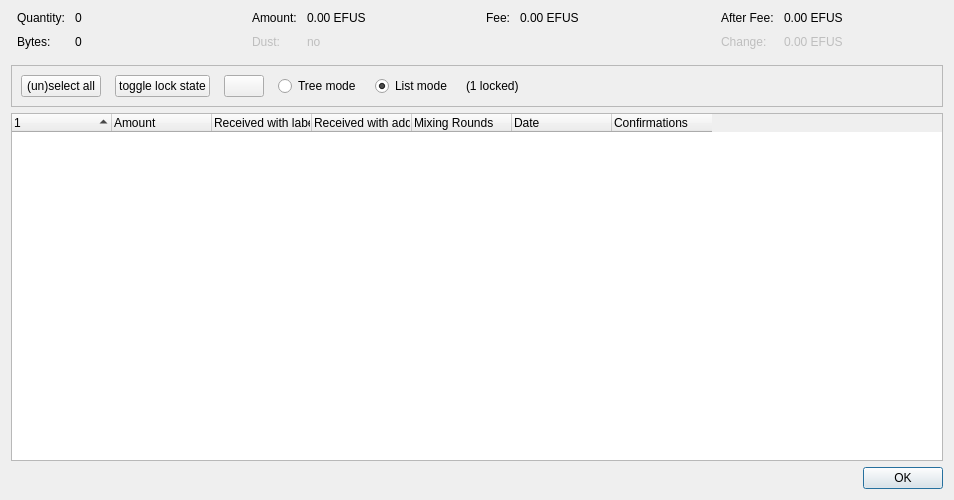
<?xml version="1.0" encoding="UTF-8"?>
<ui version="4.0">
 <class>CoinControlDialog</class>
 <widget class="QDialog" name="CoinControlDialog">
  <property name="geometry">
   <rect>
    <x>0</x>
    <y>0</y>
    <width>954</width>
    <height>500</height>
   </rect>
  </property>
  <property name="windowTitle">
   <string>Coin Selection</string>
  </property>
  <layout class="QVBoxLayout" name="verticalLayout">
   <item>
    <layout class="QHBoxLayout" name="horizontalLayoutTop" stretch="0,0,0,0">
     <property name="topMargin">
      <number>0</number>
     </property>
     <property name="bottomMargin">
      <number>10</number>
     </property>
     <item>
      <layout class="QFormLayout" name="formLayoutCoinControl1">
       <property name="horizontalSpacing">
        <number>10</number>
       </property>
       <property name="verticalSpacing">
        <number>10</number>
       </property>
       <property name="leftMargin">
        <number>6</number>
       </property>
       <property name="rightMargin">
        <number>6</number>
       </property>
       <item row="0" column="0">
        <widget class="QLabel" name="labelCoinControlQuantityText">
         <property name="text">
          <string>Quantity:</string>
         </property>
        </widget>
       </item>
       <item row="0" column="1">
        <widget class="QLabel" name="labelCoinControlQuantity">
         <property name="cursor">
          <cursorShape>IBeamCursor</cursorShape>
         </property>
         <property name="contextMenuPolicy">
          <enum>Qt::ActionsContextMenu</enum>
         </property>
         <property name="text">
          <string notr="true">0</string>
         </property>
         <property name="textInteractionFlags">
          <set>Qt::LinksAccessibleByMouse|Qt::TextSelectableByKeyboard|Qt::TextSelectableByMouse</set>
         </property>
        </widget>
       </item>
       <item row="1" column="0">
        <widget class="QLabel" name="labelCoinControlBytesText">
         <property name="text">
          <string>Bytes:</string>
         </property>
        </widget>
       </item>
       <item row="1" column="1">
        <widget class="QLabel" name="labelCoinControlBytes">
         <property name="cursor">
          <cursorShape>IBeamCursor</cursorShape>
         </property>
         <property name="contextMenuPolicy">
          <enum>Qt::ActionsContextMenu</enum>
         </property>
         <property name="text">
          <string notr="true">0</string>
         </property>
         <property name="textInteractionFlags">
          <set>Qt::LinksAccessibleByMouse|Qt::TextSelectableByKeyboard|Qt::TextSelectableByMouse</set>
         </property>
        </widget>
       </item>
      </layout>
     </item>
     <item>
      <layout class="QFormLayout" name="formLayoutCoinControl2">
       <property name="horizontalSpacing">
        <number>10</number>
       </property>
       <property name="verticalSpacing">
        <number>10</number>
       </property>
       <property name="leftMargin">
        <number>6</number>
       </property>
       <property name="rightMargin">
        <number>6</number>
       </property>
       <item row="0" column="0">
        <widget class="QLabel" name="labelCoinControlAmountText">
         <property name="text">
          <string>Amount:</string>
         </property>
        </widget>
       </item>
       <item row="0" column="1">
        <widget class="QLabel" name="labelCoinControlAmount">
         <property name="cursor">
          <cursorShape>IBeamCursor</cursorShape>
         </property>
         <property name="contextMenuPolicy">
          <enum>Qt::ActionsContextMenu</enum>
         </property>
         <property name="text">
          <string notr="true">0.00 EFUS</string>
         </property>
         <property name="textInteractionFlags">
          <set>Qt::LinksAccessibleByMouse|Qt::TextSelectableByKeyboard|Qt::TextSelectableByMouse</set>
         </property>
        </widget>
       </item>
       <item row="1" column="0">
        <widget class="QLabel" name="labelCoinControlLowOutputText">
         <property name="enabled">
          <bool>false</bool>
         </property>
         <property name="text">
          <string>Dust:</string>
         </property>
        </widget>
       </item>
       <item row="1" column="1">
        <widget class="QLabel" name="labelCoinControlLowOutput">
         <property name="enabled">
          <bool>false</bool>
         </property>
         <property name="cursor">
          <cursorShape>IBeamCursor</cursorShape>
         </property>
         <property name="contextMenuPolicy">
          <enum>Qt::ActionsContextMenu</enum>
         </property>
         <property name="text">
          <string notr="true">no</string>
         </property>
         <property name="textInteractionFlags">
          <set>Qt::LinksAccessibleByMouse|Qt::TextSelectableByKeyboard|Qt::TextSelectableByMouse</set>
         </property>
        </widget>
       </item>
      </layout>
     </item>
     <item>
      <layout class="QFormLayout" name="formLayoutCoinControl3">
       <property name="horizontalSpacing">
        <number>10</number>
       </property>
       <property name="verticalSpacing">
        <number>10</number>
       </property>
       <property name="leftMargin">
        <number>6</number>
       </property>
       <property name="rightMargin">
        <number>6</number>
       </property>
       <item row="0" column="0">
        <widget class="QLabel" name="labelCoinControlFeeText">
         <property name="text">
          <string>Fee:</string>
         </property>
        </widget>
       </item>
       <item row="0" column="1">
        <widget class="QLabel" name="labelCoinControlFee">
         <property name="cursor">
          <cursorShape>IBeamCursor</cursorShape>
         </property>
         <property name="contextMenuPolicy">
          <enum>Qt::ActionsContextMenu</enum>
         </property>
         <property name="text">
          <string notr="true">0.00 EFUS</string>
         </property>
         <property name="textInteractionFlags">
          <set>Qt::LinksAccessibleByMouse|Qt::TextSelectableByKeyboard|Qt::TextSelectableByMouse</set>
         </property>
        </widget>
       </item>
      </layout>
     </item>
     <item>
      <layout class="QFormLayout" name="formLayoutCoinControl4">
       <property name="horizontalSpacing">
        <number>10</number>
       </property>
       <property name="verticalSpacing">
        <number>10</number>
       </property>
       <property name="leftMargin">
        <number>6</number>
       </property>
       <property name="rightMargin">
        <number>6</number>
       </property>
       <item row="0" column="0">
        <widget class="QLabel" name="labelCoinControlAfterFeeText">
         <property name="text">
          <string>After Fee:</string>
         </property>
        </widget>
       </item>
       <item row="0" column="1">
        <widget class="QLabel" name="labelCoinControlAfterFee">
         <property name="cursor">
          <cursorShape>IBeamCursor</cursorShape>
         </property>
         <property name="contextMenuPolicy">
          <enum>Qt::ActionsContextMenu</enum>
         </property>
         <property name="text">
          <string notr="true">0.00 EFUS</string>
         </property>
         <property name="textInteractionFlags">
          <set>Qt::LinksAccessibleByMouse|Qt::TextSelectableByKeyboard|Qt::TextSelectableByMouse</set>
         </property>
        </widget>
       </item>
       <item row="1" column="0">
        <widget class="QLabel" name="labelCoinControlChangeText">
         <property name="enabled">
          <bool>false</bool>
         </property>
         <property name="text">
          <string>Change:</string>
         </property>
        </widget>
       </item>
       <item row="1" column="1">
        <widget class="QLabel" name="labelCoinControlChange">
         <property name="enabled">
          <bool>false</bool>
         </property>
         <property name="cursor">
          <cursorShape>IBeamCursor</cursorShape>
         </property>
         <property name="contextMenuPolicy">
          <enum>Qt::ActionsContextMenu</enum>
         </property>
         <property name="text">
          <string notr="true">0.00 EFUS</string>
         </property>
         <property name="textInteractionFlags">
          <set>Qt::LinksAccessibleByMouse|Qt::TextSelectableByKeyboard|Qt::TextSelectableByMouse</set>
         </property>
        </widget>
       </item>
      </layout>
     </item>
    </layout>
   </item>
   <item>
    <widget class="QFrame" name="frame">
     <property name="minimumSize">
      <size>
       <width>0</width>
       <height>40</height>
      </size>
     </property>
     <property name="frameShape">
      <enum>QFrame::StyledPanel</enum>
     </property>
     <property name="frameShadow">
      <enum>QFrame::Sunken</enum>
     </property>
     <layout class="QHBoxLayout" name="horizontalLayout">
      <item>
       <layout class="QHBoxLayout" name="horizontalLayoutPanel" stretch="0,0,0,0,0,0,0">
        <property name="spacing">
         <number>14</number>
        </property>
        <item>
         <widget class="QPushButton" name="pushButtonSelectAll">
          <property name="sizePolicy">
           <sizepolicy hsizetype="Maximum" vsizetype="Fixed">
            <horstretch>0</horstretch>
            <verstretch>0</verstretch>
           </sizepolicy>
          </property>
          <property name="text">
           <string>(un)select all</string>
          </property>
          <property name="autoDefault">
           <bool>false</bool>
          </property>
         </widget>
        </item>
        <item>
         <widget class="QPushButton" name="pushButtonToggleLock">
          <property name="sizePolicy">
           <sizepolicy hsizetype="Maximum" vsizetype="Fixed">
            <horstretch>0</horstretch>
            <verstretch>0</verstretch>
           </sizepolicy>
          </property>
          <property name="text">
           <string>toggle lock state</string>
          </property>
          <property name="autoDefault">
           <bool>false</bool>
          </property>
         </widget>
        </item>
        <item>
         <widget class="QPushButton" name="hideButton">
          <property name="sizePolicy">
           <sizepolicy hsizetype="Maximum" vsizetype="Fixed">
            <horstretch>0</horstretch>
            <verstretch>0</verstretch>
           </sizepolicy>
          </property>
          <property name="text">
           <string/>
          </property>
          <property name="autoDefault">
           <bool>false</bool>
          </property>
         </widget>
        </item>
        <item>
         <widget class="QRadioButton" name="radioTreeMode">
          <property name="sizePolicy">
           <sizepolicy hsizetype="Maximum" vsizetype="Fixed">
            <horstretch>0</horstretch>
            <verstretch>0</verstretch>
           </sizepolicy>
          </property>
          <property name="text">
           <string>Tree mode</string>
          </property>
         </widget>
        </item>
        <item>
         <widget class="QRadioButton" name="radioListMode">
          <property name="sizePolicy">
           <sizepolicy hsizetype="Maximum" vsizetype="Fixed">
            <horstretch>0</horstretch>
            <verstretch>0</verstretch>
           </sizepolicy>
          </property>
          <property name="text">
           <string>List mode</string>
          </property>
          <property name="checked">
           <bool>true</bool>
          </property>
         </widget>
        </item>
        <item>
         <widget class="QLabel" name="labelLocked">
          <property name="text">
           <string>(1 locked)</string>
          </property>
         </widget>
        </item>
        <item>
         <spacer name="horizontalSpacer">
          <property name="orientation">
           <enum>Qt::Horizontal</enum>
          </property>
          <property name="sizeHint" stdset="0">
           <size>
            <width>40</width>
            <height>20</height>
           </size>
          </property>
         </spacer>
        </item>
       </layout>
      </item>
     </layout>
    </widget>
   </item>
   <item>
    <widget class="CoinControlTreeWidget" name="treeWidget">
     <property name="contextMenuPolicy">
      <enum>Qt::CustomContextMenu</enum>
     </property>
     <property name="sortingEnabled">
      <bool>false</bool>
     </property>
     <property name="columnCount">
      <number>7</number>
     </property>
     <attribute name="headerShowSortIndicator" stdset="0">
      <bool>true</bool>
     </attribute>
     <attribute name="headerStretchLastSection">
      <bool>false</bool>
     </attribute>
     <column>
      <property name="text">
       <string/>
      </property>
     </column>
     <column>
      <property name="text">
       <string>Amount</string>
      </property>
     </column>
     <column>
      <property name="text">
       <string>Received with label</string>
      </property>
     </column>
     <column>
      <property name="text">
       <string>Received with address</string>
      </property>
     </column>
     <column>
      <property name="text">
       <string>Mixing Rounds</string>
      </property>
     </column>
     <column>
      <property name="text">
       <string>Date</string>
      </property>
     </column>
     <column>
      <property name="text">
       <string>Confirmations</string>
      </property>
      <property name="toolTip">
       <string>Confirmed</string>
      </property>
     </column>
    </widget>
   </item>
   <item>
    <widget class="QDialogButtonBox" name="buttonBox">
     <property name="orientation">
      <enum>Qt::Horizontal</enum>
     </property>
     <property name="standardButtons">
      <set>QDialogButtonBox::Ok</set>
     </property>
    </widget>
   </item>
  </layout>
 </widget>
 <customwidgets>
  <customwidget>
   <class>CoinControlTreeWidget</class>
   <extends>QTreeWidget</extends>
   <header>qt/coincontroltreewidget.h</header>
  </customwidget>
 </customwidgets>
 <resources/>
 <connections/>
</ui>
